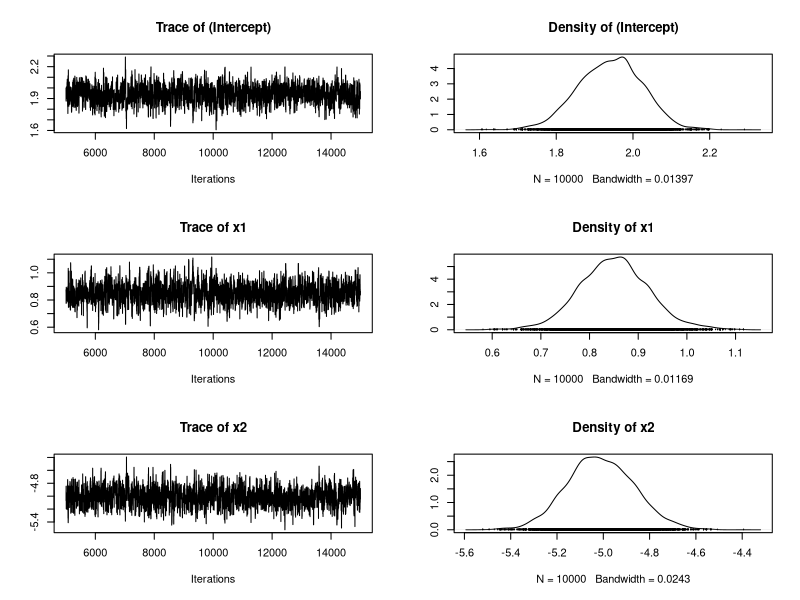

Source code (R):
# From: Bayesian Models for Astrophysical Data, Cambridge Univ. Press
# (c) 2017,  Joseph M. Hilbe, Rafael S. de Souza and Emille E. O. Ishida 
# 
# you are kindly asked to include the complete citation if you used this 
# material in a publication

# Code 5.15  - Synthetic data from logistic model in R

set.seed(13979)
nobs <- 5000

x1 <- rbinom(nobs, size = 1, 0.6)
x2 <- runif(nobs)
xb <- 2 + 0.75*x1 - 5*x2

exb <- 1/(1+exp(-xb))
by <- rbinom(nobs, size = 1, prob = exb)

logitmod <- data.frame(by, x1, x2)

# Code 5.16 Logistic model using R
library(MCMCpack)
myL <- MCMClogit(by ~ x1 + x2,
                 burnin = 5000,
                 mcmc = 10000,
                 data = logitmod)

summary(myL)


plot(myL)                             # Produces figure
